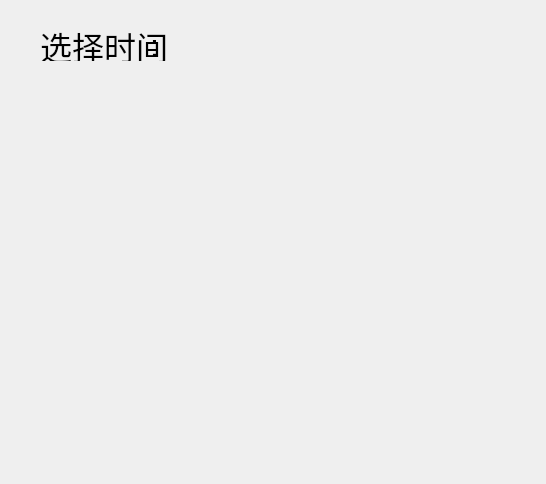
<?xml version="1.0" encoding="UTF-8"?>
<ui version="4.0">
 <class>PickResultDiagram</class>
 <widget class="QWidget" name="PickResultDiagram">
  <property name="geometry">
   <rect>
    <x>0</x>
    <y>0</y>
    <width>546</width>
    <height>484</height>
   </rect>
  </property>
  <property name="windowTitle">
   <string>本次选人结果</string>
  </property>
  <widget class="QWidget" name="widget" native="true">
   <property name="geometry">
    <rect>
     <x>9</x>
     <y>79</y>
     <width>531</width>
     <height>391</height>
    </rect>
   </property>
  </widget>
  <widget class="QLabel" name="label_2">
   <property name="geometry">
    <rect>
     <x>150</x>
     <y>30</y>
     <width>41</width>
     <height>31</height>
    </rect>
   </property>
   <property name="font">
    <font>
     <pointsize>24</pointsize>
    </font>
   </property>
   <property name="text">
    <string>:</string>
   </property>
  </widget>
  <widget class="QLabel" name="labelValue">
   <property name="geometry">
    <rect>
     <x>170</x>
     <y>30</y>
     <width>321</width>
     <height>31</height>
    </rect>
   </property>
   <property name="font">
    <font>
     <pointsize>24</pointsize>
    </font>
   </property>
   <property name="text">
    <string/>
   </property>
  </widget>
  <widget class="QLabel" name="labelKey">
   <property name="geometry">
    <rect>
     <x>40</x>
     <y>30</y>
     <width>131</width>
     <height>31</height>
    </rect>
   </property>
   <property name="font">
    <font>
     <pointsize>24</pointsize>
    </font>
   </property>
   <property name="text">
    <string>选择时间</string>
   </property>
  </widget>
 </widget>
 <resources/>
 <connections/>
</ui>
